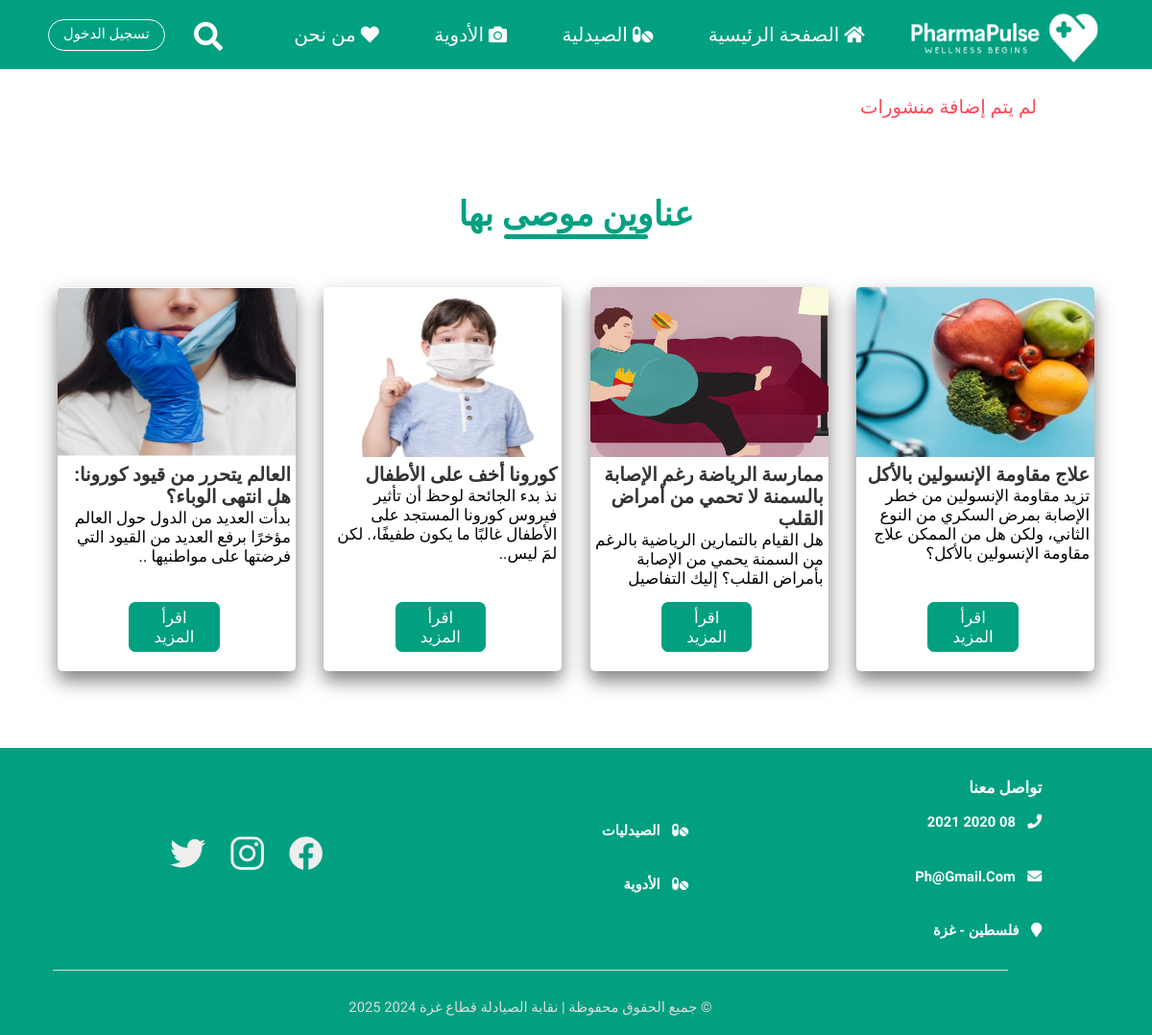
The app's page /Patient/readmore.php with its own data.
### tables this page shows
CREATE TABLE `tbl_post` (
  `id` int(10) UNSIGNED NOT NULL,
  `title` varchar(100) NOT NULL,
  `image_name` varchar(255) NOT NULL,
  `description` text NOT NULL,
  `full_description` text NOT NULL,
  `featured` varchar(10) NOT NULL,
  `active` varchar(10) NOT NULL
);

### Patient/readmore.php (the view, shortened to what this page needs)
<?php include('header.php');?>
<section class="readMorePage" id="packages">
    <div class="box-container">
        <?php
            $id_post = $_GET['id'];
            $sql3 = "SELECT * FROM tbl_post where id ='$id_post' ";
            $res3 = mysqli_query($conn, $sql3);
            $count3 = mysqli_num_rows($res3);
            if ($count3 > 0) {
                while ($row3 = mysqli_fetch_assoc($res3)) {
                    $title3 = $row3['title'];
                    $image_name3 = $row3['image_name'];
                    $description3 = $row3['description'];
                    $full_description3 = $row3['full_description'];
        ?>
        <div class="box">
            <?php
                if ($image_name3 == "") {
                    echo "<div class='error'>Image Not Avaliable </div>";
                } else {
            ?>
            <a href="#"><img src="<?php echo '../images/' . $image_name3 ?>" alt=""></a>
            <?php
                }
            ?>
            <div class="content">
                <h3> <?php echo $title3;?></h3>
                <p> <?php echo $full_description3; ?></p>
            </div>
        </div>
        <?php
                }
            } else {
                echo "<div class='error'> لم يتم إضافة منشورات</div>";
            }
        ?>
    </div>
</section>
<section class="packages packagesReadMore" id="packages">
    <h2 class="heading">
        <span>عناوين موصى بها</span>
    </h2>
    <div class="line"></div>
    <div class="box-container">
        <?php
            $sql2 = "SELECT * FROM tbl_post ";
            $res2 = mysqli_query($conn, $sql2);
            $count2 = mysqli_num_rows($res2);
            if ($count2 > 0) {
                while ($row2 = mysqli_fetch_assoc($res2)) {
                    $id2 = $row2['id'];
                    $title = $row2['title'];
                    $image_name = $row2['image_name'];
                    $description = $row2['description'];
        ?>
        <div class="box"  >
            <?php
                if ($image_name == "") {
                    echo "<div class='error'>Image Not Avaliable </div>";
                } else {
            ?>
            <a href="#"><img src="<?php echo '../images/' . $image_name ?>" alt=""></a>
            <?php
                }
            ?>
            <div class="content">
                <h3> <?php echo $title;?></h3>
                <p> <?php echo $description; ?></p>
                <a href="<?php echo 'readmore.php?id='.$id2 ?>" class="btn">اقرأ المزيد</a>
            </div>
        </div>
        <?php
                }
            } else {
                echo "<div class='error'> لم يتم إضافة منشورات</div>";
            }
        ?>
    </div>
</section>
<?php include('footer.php'); ?>

### Patient/header.php (shortened to what this page needs)
<!DOCTYPE html>
    <html lang="en">
        <head>
            <link rel="stylesheet" href="../CSS/PatientScreen.css">
            <link rel="stylesheet" href="https://cdnjs.cloudflare.com/ajax/libs/aos/2.3.4/aos.css">
            <link rel="stylesheet" href="https://cdnjs.cloudflare.com/ajax/libs/magnific-popup.js/1.1.0/magnific-popup.min.css">
            <link rel="stylesheet" href="https://unpkg.com/swiper/swiper-bundle.min.css" />
            <link rel="stylesheet" href="https://cdnjs.cloudflare.com/ajax/libs/font-awesome/5.15.3/css/all.min.css">
        </head>
        <body>
            <header>
                <div class="logo">
                     <img src="../images/logo1.png" alt="logo" id="img-logo" width="250" height="140">
                </div>
                <div class="containerNavbar">
                    <ul class="navbar">
                        <li class="navEle">
                            <a href="Homepage.php">
                                <i id="icon-medis" class="fa fa-home icon" style="font-size:19px;cursor:pointer; color:rgb(255, 255, 255)"></i>
                                الصفحة الرئيسية
                            </a>
                        </li>
                        <li class="navEle">
                            <a href="pharm-menu.php">
                                <i id="icon-medis" class="fas fa-pills icon" style="font-size:19px;cursor:pointer;color:rgb(255, 255, 255)"></i>
                                الصيدلية
                            </a>
                        </li>
                        <li class="navEle">
                            <a href="medi-user.php">
                               <i id="icon-medis" class="fa fa-camera icon" style="font-size:19px;cursor:pointer;color:rgb(255, 255, 255)"></i>
                               الأدوية
                            </a>
                        </li>
                        <li class="navEle">
                            <a href="#footer">
                                <i id="icon-medis" class="fa fa-heart icon" style="font-size:19px;cursor:pointer;color:rgb(255, 255, 255)"></i>
                                من نحن
                            </a>
                        </li>
                    </ul>
                </div>
                <div class="icons">
                    <i class="fas fa-search" id="search-btn" style="cursor:pointer;color:rgb(255, 255, 255)"></i>
                    <div class="login">
                        <span>تسجيل الدخول</span>
                    </div>
                </div>
                <form action="pharm-search.php" class="search-bar-container">
                    <input type="search" name="search" id="search-bar" placeholder="ابحث عن الصيدلية هنا ">
                    <label for="search-bar" class="fas fa-search" style="font-size:30px;cursor:pointer;"></label>
                </form>
            </header>
        </body>
    </html>

### Patient/footer.php (shortened to what this page needs)
<html>
    <body>
        <section class="footer" id="footer">
            <div class="box-container">
                <div class="box">
                    <h3>تواصل معنا</h3>
                    <div style="margin-bottom: 5px;">
                        <i class="fa fa-phone" style="font-size:15px;cursor:pointer; color:rgb(255, 255, 255)"></i>
                        <a href="">
                            <h2>08 2020 2021</h2>
                        </a>
                    </div>
                    <div style="margin-bottom: 5px;">
                        <i class="fa fa-envelope" style="font-size:15px;cursor:pointer; color:rgb(255, 255, 255)"></i>
                        <a href="">
                           <h2>ph@gmail.com</h2>
                        </a>
                    </div>
                    <div style="margin-bottom: 5px;">
                        <i class="fa fa-map-marker" style="font-size:15px;cursor:pointer; color:rgb(255, 255, 255)"></i>
                        <a href="">
                           <h2>فلسطين - غزة</h2>
                        </a>
                    </div>
                </div>
                <div class="box box1">
                    <div style="margin-bottom: 5px;">
                        <i id="icon-medis" class="fas fa-pills"
                           style="font-size:15px;cursor:pointer;color:rgb(255, 255, 255)"></i>
                        <a href="pharm-menu.php">
                            <h2>الصيدليات </h2>
                        </a>
                    </div>
                    <div style="margin-bottom: 5px;">
                        <i id="icon-medis" class="fas fa-pills"
                           style="font-size:15px;cursor:pointer;color:rgb(255, 255, 255)"></i>
                        <a href="medi-user.php">
                            <h2>الأدوية </h2>
                        </a>
                    </div>
                </div>
                <div class="box">
                    <a class="social-icon" href="https://www.facebook.com/">
                        <ion-icon name="logo-facebook"></ion-icon>
                    </a>
                    <a class="social-icon" href="https://www.instagram.com/">
                        <ion-icon name="logo-instagram"></ion-icon>
                    </a>
                    <a class="social-icon" href="https://twitter.com/">
                        <ion-icon name="logo-twitter"></ion-icon>
                    </a>
                </div>
           </div>
           <div class="lineFooter"></div>
           <h2 class="credit"> &copy; جميع الحقوق محفوظة | نقابة الصيادلة قطاع غزة 2024 2025  </h2>
        </section>
    </body>
</html>

### CSS/PatientScreen.css (style rules this page uses)
* { font-family: 'Amiri', serif; box-sizing: border-box; text-transform: capitalize; outline: none; border:none; text-decoration: none; transition: all .2s linear; padding: 0; margin: 0; }
:root { --green:#01a081; --color-dark: #1D2231; --orange:rgb(255, 128, 0); --text-grey: #8390A2; }
html { font-size: 61.5%; overflow-x: hidden; scroll-behavior: smooth; direction:rtl; }
header { position: fixed; top:0; width: 100%; background:var(--green); display: flex; justify-content: space-between; align-items: center; z-index: 100; height: 9vh; }
header .logo { margin-right: 20px; margin-top: -5px; }
header .containerNavbar .navbar { align-items: center; list-style: none; }
header .containerNavbar .navbar .navEle { display: inline-block; margin-left: 30px; }
header .containerNavbar .navbar .navEle a { color:#fff; font-size: 20px; margin-left: 20px; padding-right: 5px; }
header .icons { font-size: 2rem; color: white; margin-left: 50px; display: flex; }
header .icons i { margin-left: 30px; margin-top: 3px; font-size:30px; }
header .icons .login { border-radius: 20px; border: 1px solid white; padding: 5px 15px; cursor: pointer; font-size: 1.5rem; }
header .search-bar-container { position: absolute; top:100%; left: 0; right:0; padding:1.5rem 2rem; background:var(--green); border-top: .1rem solid rgba(255,255,255,.2); display: flex; align-items: center; z-index: 1001; clip-path: polygon(0 0, 100% 0, 100% 0, 0 0); }
header .search-bar-container #search-bar { width:100%; padding:1rem; text-transform: none; color: black; font-size: 1.7rem; border-radius: .5rem; }
header .search-bar-container label { cursor: pointer; font-size: 3rem; margin-left: 1.5rem; position: absolute; z-index: 100; left: 20px; color: var(--green); }
.gallery .heading , .packages .heading , .adv .heading , .main-content #map .heading { text-align: center; margin-top: 100px; margin-bottom: 50px; }
.gallery .heading span , .packages .heading span , .adv .heading span , .menu .heading span , .main-content .heading span , .main-content #map .heading span { font-size: 35px; color:var(--green); border-radius: 10px; padding :10px; }
.gallery .line , .packages .line , .adv .line { margin:auto; width: 150px; height: 5px; border-radius: 50px; margin-top: -50px; margin-bottom: 50px; background-color:var(--green) ; }
.packages .box-container { display: flex; flex-wrap: wrap; gap:3rem; margin: 0 60px; }
.packages .box-container .box { flex:1 1 17rem; border-radius: .5rem; overflow: hidden; box-shadow: 0 1rem 2rem rgba(0,0,0,50%); position: relative; height: 400px; }
.packages .box-container .box img { height: 18rem; width:100%; object-fit: cover; }
.packages .box-container .box .content { padding:0.5rem; }
.packages .box-container .box .content .btn { position: absolute; bottom: 20px; display: inline-block; text-align: center; margin: 20px 30% 0 30%; background:var(--green); color:#fff; padding:.5rem 2rem; border:.2rem solid var(--green); cursor: pointer; font-size: 1.7rem; border-radius: 0.7rem; }
.packages .box-container .box .content h3 { font-size:2rem; color:#333; }
.packages .box-container .box .content p { font-size:1.7rem; color:rgb(0, 0, 0); padding:0rem 0; }
.error { color: #ff4757; font-size: 2rem; }
.readMorePage { margin-top: 100px; }
.readMorePage .box-container { display: flex; margin: 0px 60px; width: 80%; margin: auto; }
.packagesReadMore { margin: 40px 0 80px 0; }
.packagesReadMore .heading { margin-top: 80px; }
.footer { background:var(--green); padding : 20px 95px 0 0; position: absolute; width: 100%; }
.footer .box-container { display: flex; flex-wrap: wrap; margin: 0%; }
.footer .box-container .box { padding:1rem 2rem; flex:1 1 25rem; }
.footer .box-container .box1 { margin-top: 30px; }
.footer .box-container .box h3 { font-size: 1.7rem; padding:.1rem 0; color:#fff; }
.footer .box-container .box h2 { font-size: 1.5rem; padding:.7rem 0; color:#fff; }
.footer .box-container .box a { display: inline-block; font-size: 4rem; padding:1rem 0; color:#eee; margin: 0 10px; }
.footer .box-container .box .social-icon { margin-top: 50px; }
.footer .lineFooter { width: 90%; height: 1px; background-color: #dbdbdb; margin: auto; }
.footer .credit { text-align: center; padding:2rem 1rem; margin-top: 1rem; font-weight: normal; color:#dbdbdb; }

### records on screen
tbl_post: image_name (picture), title "علاج مقاومة الإنسولين بالأكل", description "تزيد مقاومة الإنسولين من خطر الإصابة بمرض السكري من النوع الثاني، ولكن هل من الممكن علاج مقاومة الإنسولين بالأكل؟"
tbl_post: image_name (picture), title "ممارسة الرياضة رغم الإصابة بالسمنة لا تحمي من أمراض القلب", description "هل القيام بالتمارين الرياضية بالرغم من السمنة يحمي من الإصابة بأمراض القلب؟ إليك التفاصيل"
tbl_post: image_name (picture), title "كورونا أخف على الأطفال", description "نذ بدء الجائحة لوحظ أن تأثير فيروس كورونا المستجد على الأطفال غالبًا ما يكون طفيفًا،. لكن لمَ ليس.."
tbl_post: image_name (picture), title "العالم يتحرر من قيود كورونا: هل انتهى الوباء؟", description "بدأت العديد من الدول حول العالم مؤخرًا برفع العديد من القيود التي فرضتها على مواطنيها .."
